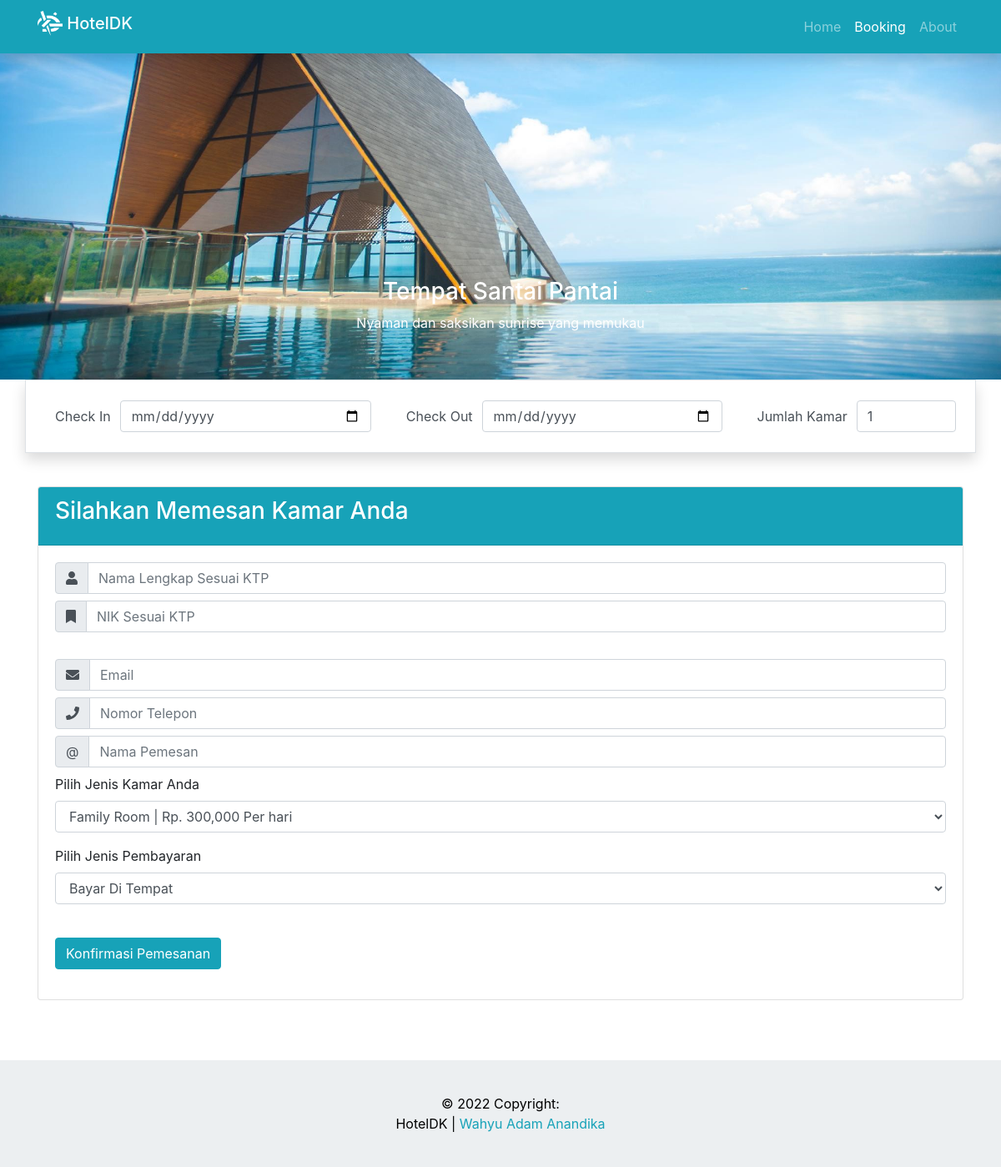
Screenshot of /room.php with the database file from the repository.
### tables this page shows
CREATE TABLE `tb_fasilitas_umum` (
  `id` int(11) NOT NULL,
  `nama_fasilitas` varchar(50) NOT NULL,
  `keterangan` text NOT NULL,
  `gambar` varchar(100) NOT NULL
);

### room.php (the view, shortened to what this page needs)
<?php
  include "action/hotel_name.php";
  include "header.php";
?>
<!DOCTYPE html>
<html>
<head>
</head>
<body>
<nav class="navbar navbar-expand-md navbar-dark fixed-top bg-info shadow">
  <div class="container">
    <a class="navbar-brand h1 js-scroll-trigge" href="./">
      <img src="hotel.png" width="30" height="30" class="d-inline-block align-top img-circle" alt="Logo">
        <?php echo $_SESSION['hotel_judul'] ?>
    </a>
    <div class="collapse navbar-collapse" id="navbarNav">
      <ul class="navbar-nav ml-auto">
        <li class="nav-item"><a class="nav-link js-scroll-trigger" href="index.php">Home</a></li>
        <li class="nav-item active"><a class="nav-link js-scroll-trigger" href="room.php" id="">Booking</a></li>
        <li class="nav-item"><a class="nav-link js-scroll-trigger" href="about.php" id="">About</a></li>
      </ul>
    </div>
  </div>
</nav>
<?php
    include 'banner.php';
?>
<div class="container">
    <form class="row bg-white py-4 px-2 form-pesan border shadow">
        <div class="col-md">
            <div class="input-group">
                <div class="input-group-prepend">
                    <label for="masuk" class="input-group-text bg-white border-0"> Check In</label>
                </div>
                <input type="date" id="masuk" name="masuk" class="form-control rounded" placeholder="Check In">
            </div>
        </div>
        <div class="col-md">
            <div class="input-group">
                <div class="input-group-prepend">
                    <label for="keluar" class="input-group-text bg-white border-0"> Check Out</label>
                </div>
                <input type="date" id="keluar" name="keluar" class="form-control rounded" placeholder="Check Out">
            </div>
        </div>
        <div class="col-md-3">
            <div class="input-group">
                <div class="input-group-prepend">
                    <label for="jkamar" class="input-group-text bg-white border-0">Jumlah Kamar</label>
                </div>
                <input type="number" id="jkamar" value="1" name="jkamar" class="form-control rounded" maxlength="3">
            </div>
        </div>
    </form>
</div>
<br>
<div class="container">
    <div class="card card-info">
        <div class="card-header">
            <h3 class="card-title">Silahkan Memesan Kamar Anda</h3>
        </div>
        <form id="form_pesan">
        <div class="card-body">
            <div class="input-group mb-2">
                <div class="input-group-prepend">
                    <span class="input-group-text"><i class="fas fa-user"></i></span>
                </div>
                <input type="text" class="form-control" id="nama"  name="nama" placeholder="Nama Lengkap Sesuai KTP">
            </div>
            <div class="input-group mb-2">
                <div class="input-group-prepend">
                    <span class="input-group-text"><i class="fas fa-bookmark"></i></span>
                </div>
                <input type="number" class="form-control" id="nik"  name="nik" placeholder="NIK Sesuai KTP">
            </div>
            <br>
            <div class="input-group mb-2">
                <div class="input-group-prepend">
                    <span class="input-group-text"><i class="fas fa-envelope"></i></span>
                </div>
                <input type="email" class="form-control" id="email" name="email" placeholder="Email">
            </div>
            <div class="input-group mb-2">
                <div class="input-group-prepend">
                    <span class="input-group-text"><i class="fas fa-phone"></i></span>
                </div>
                <input type="number" class="form-control" id="hp" name="hp" placeholder="Nomor Telepon">
            </div>
            <div class="input-group mb-2">
                <div class="input-group-prepend">
                    <span class="input-group-text">@</span>
                </div>
                <input type="text" class="form-control" id="tamu" name="tamu" placeholder="Nama Pemesan">
            </div>
            <div class="form-group">
                <label>Pilih Jenis Kamar Anda</label>
                <select class="form-control" id="idkamar" name="idkamar">
                    <?php
                    $sql = "SELECT * FROM tb_kamar";
                    $result = $conn->query($sql);
                      if ($result->num_rows > 0) {
                      while($row = $result->fetch_assoc()) {
                  ?>
                    <option value="<?php echo $row["id_kamar"]; ?>"> <?php echo $row["nama_kamar"]; ?> | <?php echo "Rp. " . (number_format($row["harga"])) . " Per hari"; ?></option>
                  <?php
                    }
                   }
                  ?>
                </select>
            </div>
            <div class="form-group">
                <label>Pilih Jenis Pembayaran</label>
                <select class="form-control" id="payments" name="payments">
                    <option value="Bayar di Tempat"> Bayar Di Tempat </option>
                </select>
            </div>
            <br>
            <button type="button" id="konfirmasi" class="btn btn-info">Konfirmasi Pemesanan</button>
        </div>
        </form>
    </div>
</div>
<?php include 'footer.php'; ?>
</body>
</html>

### banner.php
<div id="carouselExampleIndicators" class="carousel slide" data-bs-ride="carousel"  data-ride="carousel">
   <div class="carousel-inner">
        <?php
            $aktif="active";
            $sql = "SELECT * FROM tb_fasilitas_umum ORDER BY id DESC LIMIT 5";
            $result = $conn->query($sql);
            if ($result->num_rows > 0) {
              while($row = $result->fetch_assoc()) {
                $nf= $row["nama_fasilitas"];
                $gambar= $row["gambar"];
                $ket = $row["keterangan"];
        ?>
              <div class="carousel-item <?php echo $aktif;?> ">
                <img src="<?php echo $gambar; ?>" class="img-fluid h-auto" style="width:100%">
                  <div class="carousel-caption">
                    <h3><?php echo $nf; ?></h3>
                    <p><?php echo $ket; ?></p>
                  </div>
              </div>
        <?php
            $aktif="";
              }
            }
        ?>
   </div>
</div>

### rows the page displays
tb_fasilitas_umum: gambar (picture), nama_fasilitas "Tempat Santai Pantai", keterangan "Nyaman dan saksikan sunrise yang memukau"

### other values shown
$_SESSION['hotel_judul'] "HotelDK"
form field idkamar "Family Room | Rp. 300,000 Per hari"
